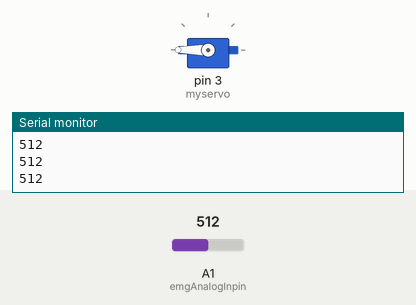
A sketch run on a simulated Arduino Uno, built with avr-gcc and run on an emulated ATmega328P. Shown: servo, the last lines printed to the serial monitor. The test bench sets the inputs (shaded band); at power-on: A1 (emgAnalogInpin) = 512.

Above: at 2.2 s.
2.3 s: A1 (emgAnalogInpin) set to 716
At 2.8 s:
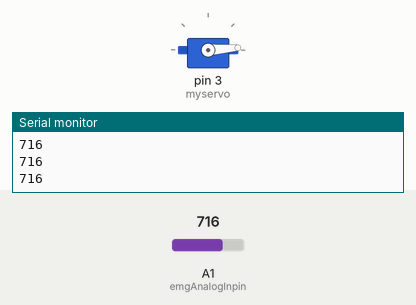
3.8 s: A1 (emgAnalogInpin) set to 1023
At 4.2 s:
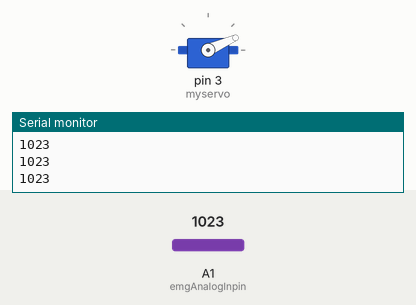
5.3 s: A1 (emgAnalogInpin) set to 122
At 5.6 s:
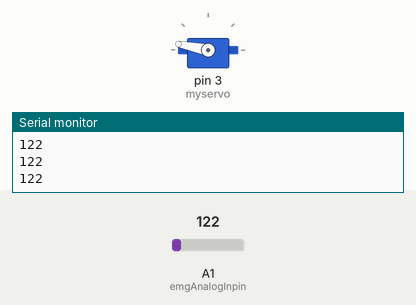
6.8 s: A1 (emgAnalogInpin) set to 0
At 8.0 s:
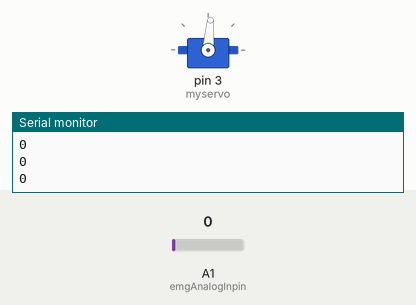
8.3 s: A1 (emgAnalogInpin) set to 306
At 9.5 s:
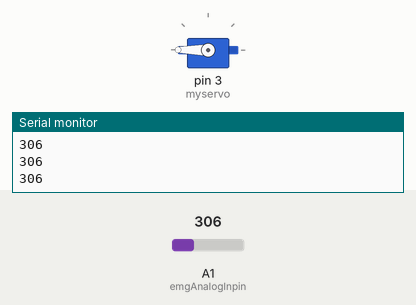
Timing chart, 0 to 10.8 s (numbered marks = the images above; inputs shaded):
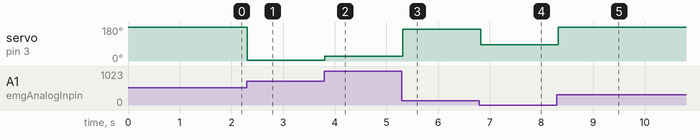

Measured:
- after the input at 2.3 s, servo on pin 3 (myservo): 180° → 4° at once
- after the input at 3.8 s, servo on pin 3 (myservo): 4° → 24° at once
- after the input at 5.3 s, servo on pin 3 (myservo): 24° → 169° at once
- after the input at 6.8 s, servo on pin 3 (myservo): 169° → 85° at once
- after the input at 8.3 s, servo on pin 3 (myservo): 85° → 180° at once

The sketch:

EMGController.ino
```cpp
#include <Servo.h>
Servo myservo;

int emgAnalogInpin = A1;
int emgSignal = 0;
int motorPosition =90 ;

void setup() {
  // put your setup code here, to run once:
  Serial.begin(9600);
  delay(1000);
  myservo.attach(3);

}
//0 351
//90 501

void loop() {
  // put your main code here, to run repeatedly:
  emgSignal = analogRead(emgAnalogInpin);
  motorPosition = map(emgSignal, 0, 600, 85, 501);
  myservo.write(motorPosition);
  Serial.println(emgSignal);
  delay(100);
}
```
